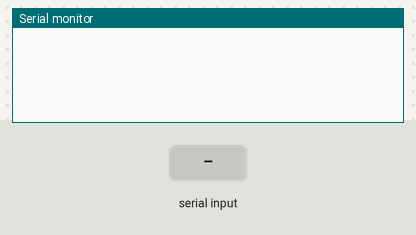
Bench run of a sketch on a simulated ESP32. On the bench: the last lines printed to the serial monitor. The test bench sets the inputs (shaded band). Nothing arrives over Bluetooth unless stated.

Above: at 1.2 s.
1.3 s: "$GPGGA\n" received over the second serial link
At 3.4 s:
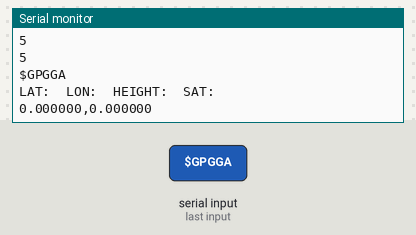
3.8 s: "$GPGGA,45\n" received over the second serial link
At 5.3 s:
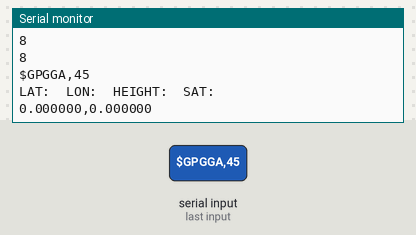

Measured:
- after the input at 1.3 s, the serial monitor: prints a new line after 1.0 s (image 1)
- after the input at 3.8 s, the serial monitor: prints a new line after 1.0 s (image 2)

The sketch:

gps.ino
```cpp
// https://www.aeq-web.com/ttgo-esp32-lora-neo-6-gps-board-setup-serial-read/

#include <HardwareSerial.h>
#include "BluetoothSerial.h"

BluetoothSerial BT; // Objeto Bluetooth

#define RXPin 34
#define TXPin 12
#define GPSBaud 9600

HardwareSerial GPS(2);

String leerString;

void setup() {
  Serial.begin(9600); // Inicia puerto Serial
  BT.begin("T-Beam"); // Nombre de su dispositivo Bluetooth y en modo esclavo
  GPS.begin(GPSBaud, SERIAL_8N1, RXPin, TXPin); // Inicia otro puerto serial para el GPS
}

void loop() {
  leerString = GPS.readStringUntil(13); // NMEA 0183 retorno de carro = 13
  leerString.trim(); // Elimina espacios en blanco

  if (leerString.startsWith("$GPGGA")) {

    String gps_lat_g = separarString(leerString, 2);  // Latitud en grados y minutos
    String gps_lat_o = separarString(leerString, 3);  // Orientacion (N o S)
    String gps_lon_g = separarString(leerString, 4);  // Longitud en grados y minutos
    String gps_lon_o = separarString(leerString, 5);  // Orientacion (E o W)
    String gps_sat = separarString(leerString, 7);    // Numero de satelites
    String gps_hgt = separarString(leerString, 9);    // Altura

    Serial.print(leerString);
    BT.println(leerString);
    Serial.println("");
    Serial.print("LAT: ");
    Serial.print(gps_lat_g);
    Serial.print(" LON: ");
    Serial.print(gps_lon_g);
    Serial.print(" HEIGHT: ");
    Serial.print(gps_hgt);
    Serial.print(" SAT: ");
    Serial.println(gps_sat);

    float latitude = convertirCoordenadas(gps_lat_g.toFloat(), gps_lat_o);
    float longitude = convertirCoordenadas(gps_lon_g.toFloat(), gps_lon_o);

    Serial.print(latitude, 6);
    BT.print(latitude);
    Serial.print(",");
    BT.print(",");
    Serial.println(longitude, 6);
    BT.println(longitude);
  }
}

String separarString(String input, int index) {
  int finder = 0; // Bandera que aumenta al encontrar una coma
  int strIndex[] = { 0, -1 }; // Limites del string encontrado
  int maxIndex = input.length() - 1; // Indice maximo de la cadena
  Serial.println(maxIndex);
  BT.println(maxIndex);
  for (int i = 0; i <= maxIndex && finder <= index; i++) { // Este ciclo recorre la cadena por completo
    if (input.charAt(i) == ',' || i == maxIndex) { // Se cumple cuando se encuentra una coma
      finder++;
      strIndex[0] = strIndex[1] + 1;
      if (i == maxIndex) {
        strIndex[1] = i + 1;
      } else {
        strIndex[1] = i;
      }
    }
  }
  if (finder > index) {
    return input.substring(strIndex[0], strIndex[1]); // devuelve la cadena con indice minimo y maximo
  } else {
    return "";
  }
}

float convertirCoordenadas(float deg_min, String orientation) {
  double gps_min = fmod((double)deg_min, 100.0);
  int gps_deg = deg_min / 100;
  double dec_deg = gps_deg + ( gps_min / 60 );
  if (orientation == "W" || orientation == "S") {
    dec_deg = 0 - dec_deg;
  }
  return dec_deg;
}
```
